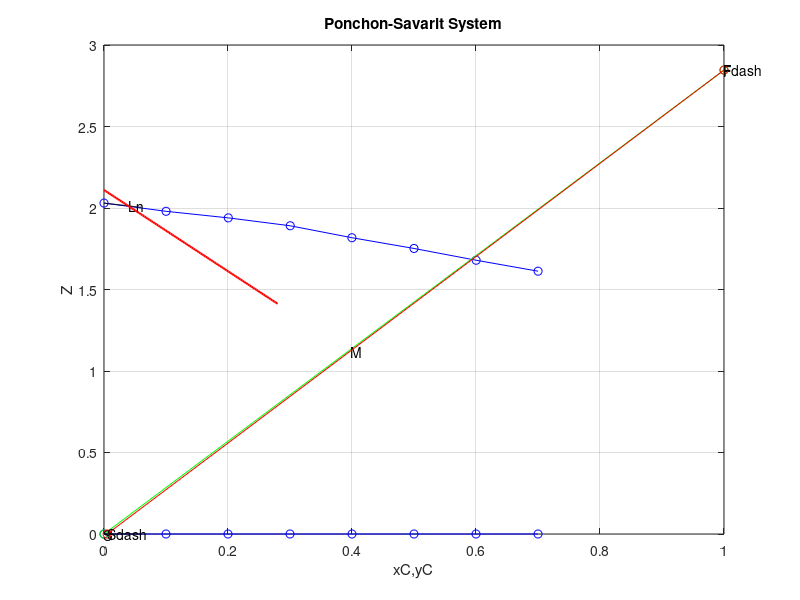

This figure's MATLAB source: (Note: this script raises an error after producing the figure.)
clc;
clear;

% wC = [0.046 0.032 0.021 0.011 0.006 0.002];
wC = [0 0.1 0.2 0.3 0.4 0.5 0.6 0.7];
wB_dash = [0.33 0.302 0.272 0.242 0.213 0.1817 0.1492 0.1148];
wC_dash = [0 0.0336 0.0682 0.1039 0.1419 0.1817 0.224 0.268];
for i =1:length(wC)
    wA_dash(i) = 1-wB_dash(i)-wC_dash(i);
    wA(i) = 0;
    wB(i)= 1-wC(i);
end

%SETTING UP THE UNDERFLOW AND OVERFLOW
for i = 1:length(wA)
xc(i) = (wC_dash(i))/(wC_dash(i)+wB_dash(i));
Z(i) = (wA(i))/(wB(i)+wC(i));
yc(i) = (wC(i))/(wC(i)+wB(i));
z(i) = (wA_dash(i))/(wB_dash(i)+wC_dash(i));
end

F = 2000;
F_dash = 2000*(0.26);
S = 800;
S_dash = S;
zf = (100-26)/26; %solid/non solid
xcf = 1;
zs = 0;%no solid in overflow
ycs = 0.005;


figure(1)
plot(xc, z, 'bo-'); grid on; hold on;
plot(yc, Z, 'bo-'); grid on; hold on;
xlabel('xC,yC'); ylabel('Z');
title('Ponchon-Savarit System');

%plotting FS line
F1 = [xcf 0];
S1 = [zf 0];
plot(F1, S1, 'go-');grid on; hold on;
text(xcf,zf, 'F');
text(0, 0, 'S');

%DETERMINING MIXTURE POINT
M = F_dash+S_dash;
zM = (((F_dash*zf)+(S_dash*zs))/M);
xM = (((F_dash*xcf)+(S_dash*ycs))/M); 
text(xM,zM, 'M');
a4 = plot([xcf ycs],[zf, zs],'-or');
text(xcf, zf, 'Fdash');
text(ycs, zs, 'Sdash');
Wb = 0;
Wc = 0.015;
Wa = 1 - (Wb+Wc);
xcn = 0.039;

p1 = polyfit(xc,z,2);
X_=0:0.001:0.06;
f1 = polyval(p1,X_);
plot(X_,f1,'black')

zn = polyval(p1, xcn);
text(xcn,zn, 'Ln');


p2 = polyfit(yc,Z,2);
X_=0:0.001:0.06;
f1 = polyval(p2,X_);
plot(X_,f1,'black')

%finding line form Ln to M 
slop_Ln_M = (zn-zM)/(xcn-xM);
x_values = linspace(0,0.28, 100);
y = zM + slop_Ln_M*(x_values-xM);
plot(x_values, y, 'r-', 'LineWidth', 1.5);  % Plot Ln M line

% finding v1 point by skoving p2 and Ln to M line
syms x y;
[v1,yc1] = vpasolve([y == poly2sym(p2), y == zM + slop_Ln_M*(x-xM)],[x,y],[0 1;0 1]); %range=[x1 x2;y1 y2]
text(v1,  yc1,'V1');

%fingding delta point
%Finding FE and RnS lines
%for FV1 line F(xcf,zf) V1(v1,yc1)
m2 = (zf-yc1)/(xcf-v1);
b2 = yc1 - m2 * v1; %intercept
x_val2 = linspace(-0.2, 1.01, 100); 
y_val2 = m2 * x_val2 + b2;
plot(x_val2, y_val2, 'b');
%for LnS line Ln(xcn,zn) S(0,0)
m3 = zn/xcn;
b3 = 0 - m3 * 0;
x_val3 = linspace(-0.14, 0.06, 100); 
y_val3 = m3 * x_val3 + b3;
plot(x_val3, y_val3, 'b'); 

%Finding delta point by solving FE and RnS lines
syms x y;
eq1 = y == m2*x + b2;
eq2 = y == m3*x + b3;
[Px, Py] = solve([eq1, eq2], [x, y]);
text(Px,  Py,'delta');
i=1;
l1=xcn+1; %to run while once
while (xcn<l1)
    %finding L1(l1,xc1)
    l1=v1;
    l1=double(l1);
    xc1=polyval(p1,l1);
    text(l1,  xc1,['L' num2str(i)]);
    
    %finding the L1 delta line
    %for L1 delta line L1(l1,xc1) delta(Px,Py)
    m2 = (xc1-Py)/(l1-Px);
    b2 = Py - m2 * Px; %intercept
    x_val2 = linspace(-0.14, 0.06, 100); 
    y_val2 = m2 * x_val2 + b2;
    plot([l1,Px],[xc1,Py])
    
    %finding the V2 point by soving L1 delta line and P2 curve
    syms x y;
    [v2,yc2] = vpasolve([y == poly2sym(p2), y == m2 * x + b2],[x,y],[-0.1 1;-0.1 1]); %range=[x1 x2;y1 y2]
    text(v2,  yc2,['V' num2str(i+1)]);
      
    v1=v2;
    yc1=yc2;
    i=i+1;
end



